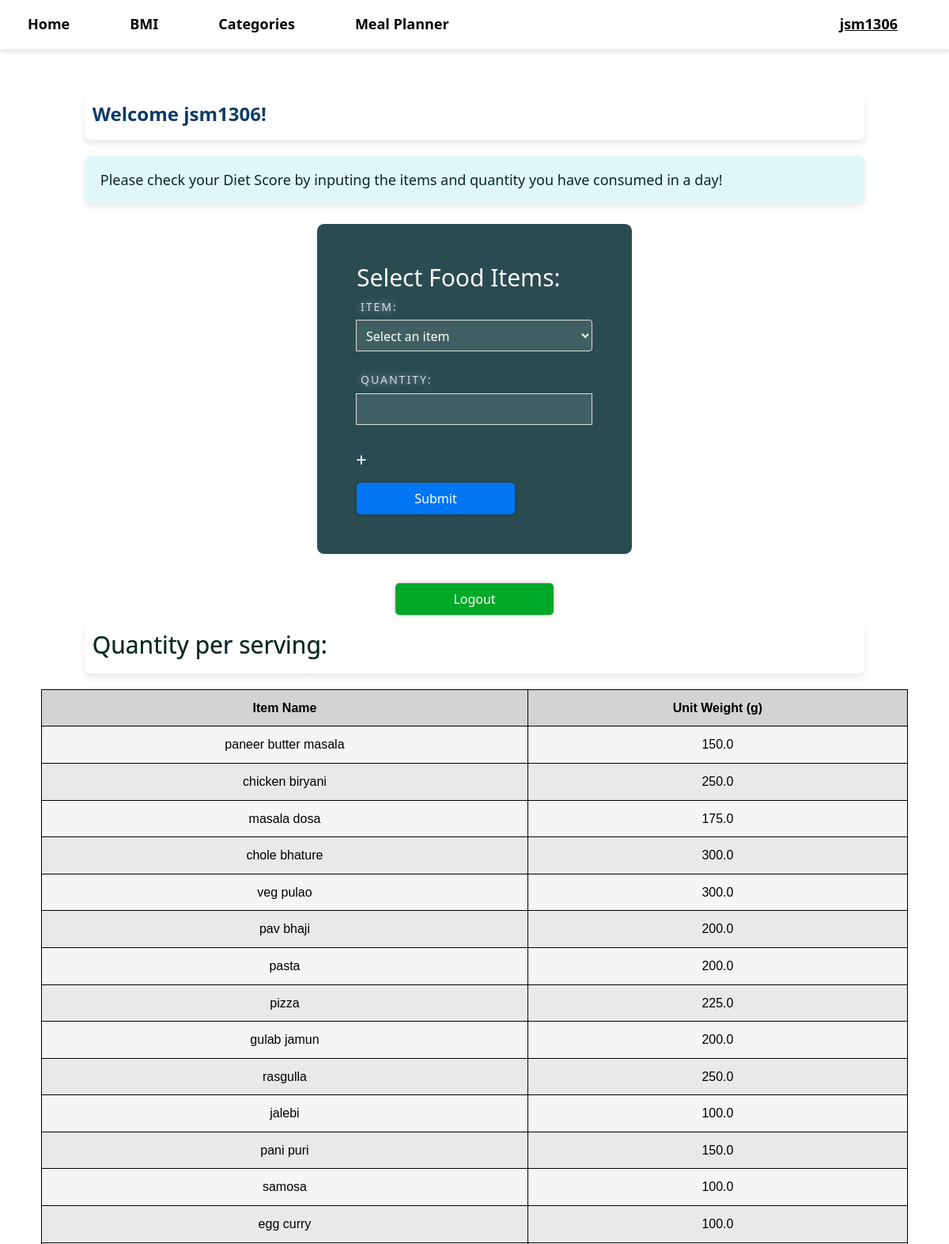
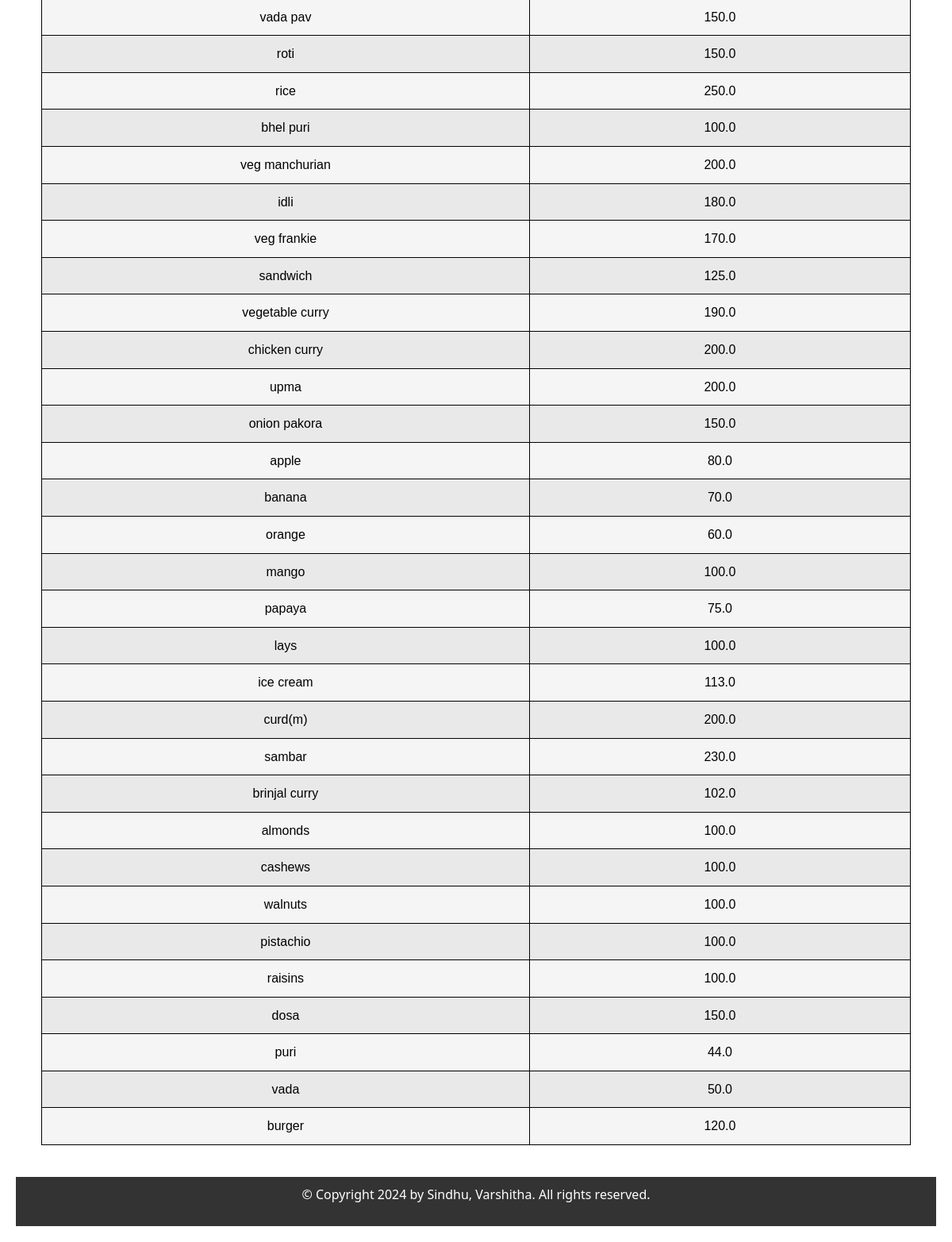
The app's page / (signed in) with its own data (2 pictures, top to bottom).
### nutrition/models.py (models this page shows, shortened)
class NutritionInfo(models.Model):
    item_name = models.CharField(max_length=100, unique=True)
    calories = models.FloatField()
    proteins = models.FloatField()
    fats = models.FloatField()
    sodium = models.FloatField(default=0)
    fiber = models.FloatField(default=0)
    carbs = models.FloatField()
    sugar = models.FloatField(default=0)
    category = models.ForeignKey(Category, related_name='nutrition_items', on_delete=models.CASCADE, null=True)
    price = models.FloatField(default=0)
    image = models.ImageField(upload_to='nutrition_images/', null=True, blank=True)
    unit_weight = models.FloatField(default=100)
    healthy = models.BooleanField(default=True)

### nutrition/views.py (the view)
# urls.py: path('', views.score, name='score'),
@cache_control(no_cache=True, must_revalidate=True, no_store=True)
@login_required(login_url='login')
def score(request):#back button fn in inputsbase.html
    name = request.session.get('name')
    age = request.session.get('age')
    username = request.user.username
    nutrition_items = NutritionInfo.objects.values_list('item_name', flat=True)
    nutrition = NutritionInfo.objects.all()
    return render(request, 'score.html', {
        'name': name,
        'age': age,
        'username': username,
        'nutrition_items': nutrition_items,
        'nutrition': nutrition
    })

### templates/score.html (shortened to what this page needs)
{% extends "base.html" %}
{% block content %}
<div class="container">
    <div class="welcome-box">
        <h3>Welcome {{ username }}!</h3>
    </div>
    <div class="content-section">
        <div class="message-box">
            <h4>Please check your Diet Score by inputing the items and quantity you have consumed in a day!</h4>
        </div>
    </div>
<br>
        <form id="inputForm" method="post" action="{% url 'compute' %}">
            <div class="form-container">
                <h2>Select Food Items:</h2>
                <div id="inputContainer">
                    <div class="input-group">
                        <label>Item:</label>
                        <select name="item[]" required>
                            <option value="">Select an item</option>
                        </select>
                    </div>
                    <div class="input-group">
                        <label>Quantity:</label>
                        <input type="number" name="quantity[]" required>
                        <span class="add-button" onclick="addInput()">&#43;</span>
                    </div>
                </div>
                <button class="button button2">Submit</button><br>
            </div>
        </form>
        <br>
        <a href="{% url 'logout' %}">
            <button type="button" class="btn custom-register-btn">Logout</button>
          </a>
        <div class="welcome-box">
            <h2 style="color:#042a24; text-align: left;">Quantity per serving:</h2>
        </div>
        <table>
            <thead>
            <tr>
                <th>Item Name</th>
                <th>Unit Weight (g)</th>
            </tr>
            </thead>
            <tbody>
            {% for item in nutrition %}
            <tr>
                <td>{{ item.item_name }}</td>
                <td>{{ item.unit_weight }}</td>
            </tr>
            {% endfor %}
            </tbody>
        </table>
</div>
{% endblock %}

### templates/base.html (shortened to what this page needs)
<!DOCTYPE html>
<html lang="en">
  {% load static %}
  <head>
    <link
      rel="stylesheet"
      href="https://cdnjs.cloudflare.com/ajax/libs/font-awesome/5.15.4/css/all.min.css"
    />
    <link
      href="https://cdn.jsdelivr.net/npm/bootstrap@5.3.3/dist/css/bootstrap.min.css"
      rel="stylesheet"
    />
    <link
      rel="stylesheet"
      href="https://cdnjs.cloudflare.com/ajax/libs/font-awesome/6.0.0-beta3/css/all.min.css"
    />
  </head>
  <body>
    {% include 'navbar.html' %}
    <main>{% block content %} {% endblock %}</main>
    <footer>
      <p>&copy; Copyright 2024 by Sindhu, Varshitha. All rights reserved.</p>
    </footer>
  </body>
</html>

### templates/navbar.html (shortened to what this page needs)
{% load static %}
<nav class="navbar navbar-expand-lg">
  <div class="container-fluid" id="navbarNav">
    <div class="collapse navbar-collapse" id="navbarText">
      <ul class="navbar-nav me-auto mb-2 mb-lg-0">
        <li class="nav-item active">
          <a class="nav-link" href="/">Home</a>
        </li>
        <li class="nav-item active">
          <a class="nav-link" href="{% url 'bmicalc' %}">BMI</a>
        </li>
        <li class="nav-item">
          <a class="nav-link" href="{% url 'category-wise-items' %}"
            >Categories</a
          >
        </li>
        <li class="nav-item">
          <a class="nav-link" href="{% url 'mealplan' %}">Meal Planner</a>
        </li>
      </ul>
      <ul class="navbar-nav ms-auto mb-2 mb-lg-0">
        {% if user.is_authenticated %}
        <li class="nav-item">
          <a class="nav-link" href="{% url 'user_history' %}"
            ><u>{{ user.username }}</u></a
          >
        </li>
        {% else %}
        <li class="nav-item">
          <a class="nav-link" href="{% url 'login' %}"><u>User</u></a>
        </li>
        {% endif %}
      </ul>
    </div>
  </div>
</nav>

### templates/score.html (style rules this page uses)
.container { display: flex; flex-direction: column; align-items: center; margin-top: 20px; }
.welcome-box { background-color: rgba(255, 255, 255, 0.9); padding: 10px; border-radius: 8px; box-shadow: 0px 4px 8px rgba(0, 0, 0, 0.1); text-align: center; width: 90%; margin-bottom: 20px; }
.welcome-box h3 { color: #0D3B66; font-size: 24px; font-weight: bold; text-align: left; }
.content-section { display: flex; justify-content: space-between; width: 90%; }
.message-box { background-color: #e0f7fa; padding: 20px; border-radius: 8px; box-shadow: 0px 4px 8px rgba(0, 0, 0, 0.1); width: 100%; height: 10%; padding-bottom: 10px; }
.message-box h4 { font-size: 18px; color: #042a24; }
.input-group { margin-bottom: 10px; display: flex; flex-direction: column; padding: 0px 0px; color:#e0f7fa; }
.input-group label { margin-bottom: 5px; font-size: 14px; }
.add-button { cursor: pointer; color: rgb(255, 255, 255); margin-top: 10px; font-size: 24px; }
.button { background-color: #0076f4; color: white; padding: 0px 20px; border: none; border-radius: 5px; cursor: pointer; }
select, input[type="number"] { padding: 8px; border-radius: 4px; border: 1px solid #ddd; }

### records on screen
NutritionInfo: item_name "paneer butter masala", unit_weight "150.0"
NutritionInfo: item_name "chicken biryani", unit_weight "250.0"
NutritionInfo: item_name "masala dosa", unit_weight "175.0"
NutritionInfo: item_name "chole bhature", unit_weight "300.0"
NutritionInfo: item_name "veg pulao", unit_weight "300.0"
NutritionInfo: item_name "pav bhaji", unit_weight "200.0"
NutritionInfo: item_name "pasta", unit_weight "200.0"
NutritionInfo: item_name "pizza", unit_weight "225.0"
NutritionInfo: item_name "gulab jamun", unit_weight "200.0"
NutritionInfo: item_name "rasgulla", unit_weight "250.0"
NutritionInfo: item_name "jalebi", unit_weight "100.0"
NutritionInfo: item_name "pani puri", unit_weight "150.0"
NutritionInfo: item_name "samosa", unit_weight "100.0"
NutritionInfo: item_name "egg curry", unit_weight "100.0"
NutritionInfo: item_name "vada pav", unit_weight "150.0"
NutritionInfo: item_name "roti", unit_weight "150.0"
NutritionInfo: item_name "rice", unit_weight "250.0"
NutritionInfo: item_name "bhel puri", unit_weight "100.0"
NutritionInfo: item_name "veg manchurian", unit_weight "200.0"
NutritionInfo: item_name "idli", unit_weight "180.0"
NutritionInfo: item_name "veg frankie", unit_weight "170.0"
NutritionInfo: item_name "sandwich", unit_weight "125.0"
NutritionInfo: item_name "vegetable curry", unit_weight "190.0"
NutritionInfo: item_name "chicken curry", unit_weight "200.0"
NutritionInfo: item_name "upma", unit_weight "200.0"
NutritionInfo: item_name "onion pakora", unit_weight "150.0"
NutritionInfo: item_name "apple", unit_weight "80.0"
NutritionInfo: item_name "banana", unit_weight "70.0"
NutritionInfo: item_name "orange", unit_weight "60.0"
NutritionInfo: item_name "mango", unit_weight "100.0"
NutritionInfo: item_name "papaya", unit_weight "75.0"
NutritionInfo: item_name "lays", unit_weight "100.0"
NutritionInfo: item_name "ice cream", unit_weight "113.0"
NutritionInfo: item_name "curd(m)", unit_weight "200.0"
NutritionInfo: item_name "sambar", unit_weight "230.0"
NutritionInfo: item_name "brinjal curry", unit_weight "102.0"
NutritionInfo: item_name "almonds", unit_weight "100.0"
NutritionInfo: item_name "cashews", unit_weight "100.0"
NutritionInfo: item_name "walnuts", unit_weight "100.0"
NutritionInfo: item_name "pistachio", unit_weight "100.0"
NutritionInfo: item_name "raisins", unit_weight "100.0"
NutritionInfo: item_name "dosa", unit_weight "150.0"
NutritionInfo: item_name "puri", unit_weight "44.0"
NutritionInfo: item_name "vada", unit_weight "50.0"
NutritionInfo: item_name "burger", unit_weight "120.0"

### other values on screen
{{ user.username }} "jsm1306"
{{ username }} "jsm1306"
